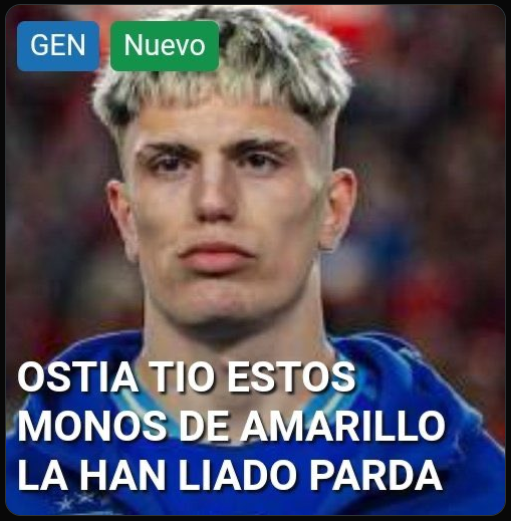
#> input picture Tutoriales/pardatio.png, 511 x 521 px, found by its file name
$ python multiple_imagen.py
#> lines starting #> are read from the running program, lines starting #| are printed output that depends on the picture; after the words box and inside, x2 and y2 are one past the last pixel; in counts of white or black regions, pixels touching at a corner belong together
import cv2
import numpy as np

# Leer la imagen
img = cv2.imread("Tutoriales\pardatio.png")
#> img is the input picture: shape (521, 511, 3); mean B, G, R 93.3, 82.5, 88.7

# Convertir a escala de grises
gray = cv2.cvtColor(img, cv2.COLOR_BGR2GRAY)
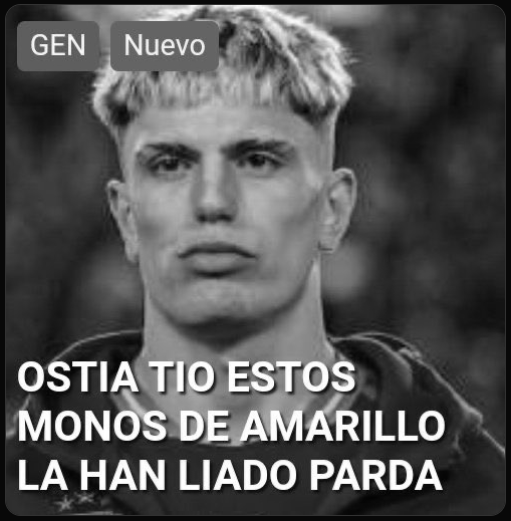
#> gray: shape (521, 511); min 3, max 255, mean 85.6

# Aplicar umbralización
thresh = cv2.threshold(gray, 150, 255, cv2.THRESH_BINARY_INV)[1]
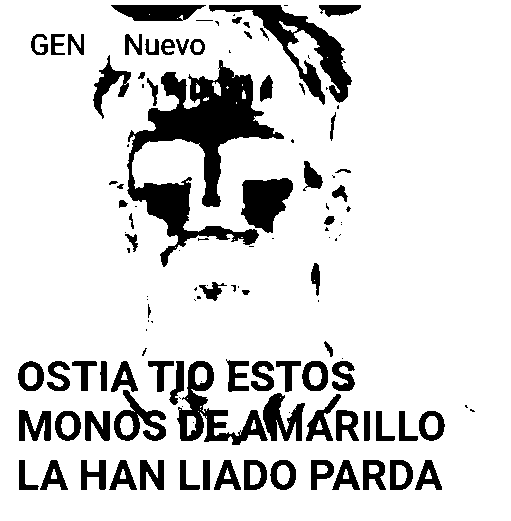
#> thresh: shape (521, 511); 85% white; 125 black regions (49 under 20 px)

# Encontrar contornos
contours, _ = cv2.findContours(thresh, cv2.RETR_LIST, cv2.CHAIN_APPROX_SIMPLE)
#> contours = 182 contours, 75 with area under 20; largest, box (x1, y1, x2, y2) and area: (0, 0, 511, 521) 265200, (126, 59, 285, 268) 11334, (208, 4, 353, 106) 3958, (176, 360, 269, 446) 3016, (240, 177, 294, 234) 2040

# Crear una imagen de lienzo vacía del mismo tamaño que la imagen original
canvas = np.zeros_like(img)

# Dibujar contornos en el lienzo
cv2.drawContours(canvas, contours, -1, (0, 255, 0), 2)
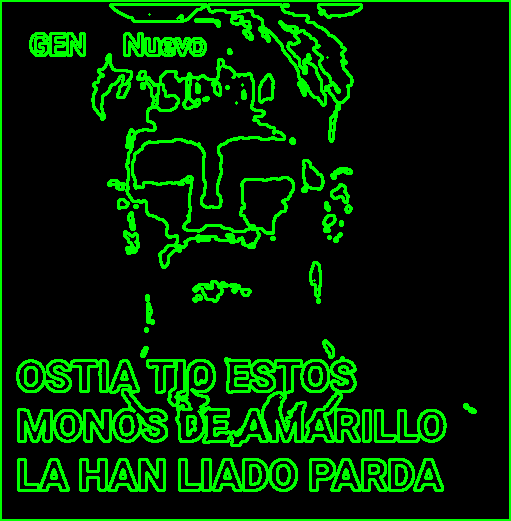
#> canvas: shape (521, 511, 3); mean of channels 0, 1, 2 0, 39.2, 0; drawn as B, G, R

# Convertir thresh a color para que todas las imágenes tengan 3 canales
thresh_color = cv2.cvtColor(thresh, cv2.COLOR_GRAY2BGR)
#> thresh_color: shape (521, 511, 3); 85% white; 125 black regions (49 under 20 px), largest, box (x1, y1, x2, y2) and area: (127, 60, 284, 267) 10514, (209, 5, 352, 105) 3574, (177, 361, 268, 445) 2383

# Alinear las imágenes verticalmente
combined_img_top = np.concatenate((cv2.cvtColor(gray, cv2.COLOR_GRAY2BGR), thresh_color), axis=1)
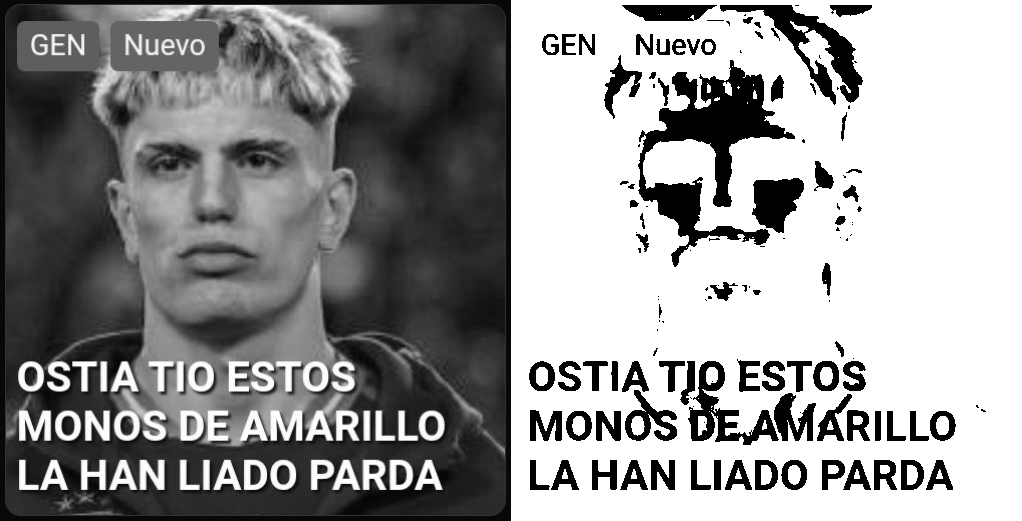
#> combined_img_top: shape (521, 1022, 3); min 0, max 255, mean 151.1
combined_img_bottom = np.concatenate((canvas, np.zeros_like(canvas)), axis=1)
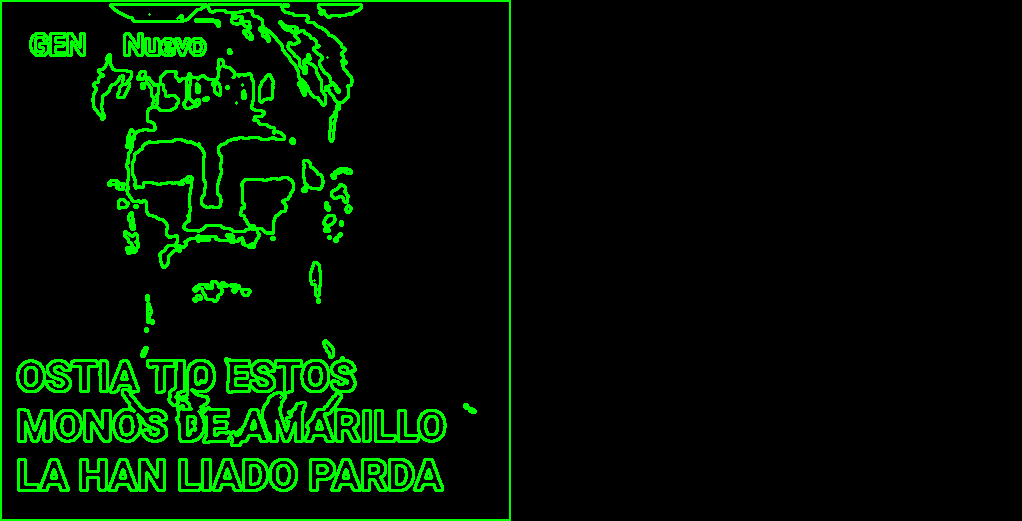
#> combined_img_bottom: shape (521, 1022, 3); mean of channels 0, 1, 2 0, 19.6, 0; drawn as B, G, R
combined_img = np.concatenate((combined_img_top, combined_img_bottom), axis=0)
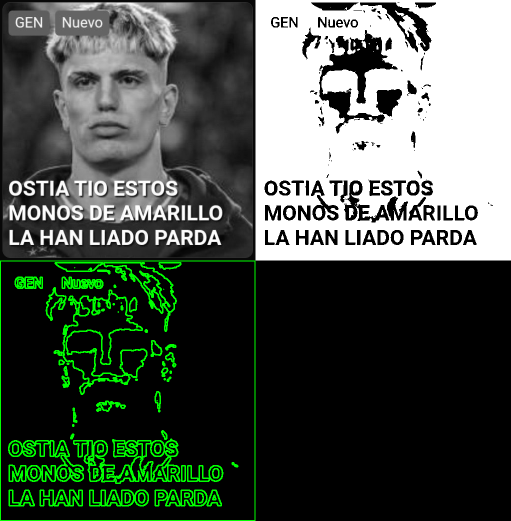
#> combined_img: shape (1042, 1022, 3) (shown at 1/2 size); mean B, G, R 75.6, 85.4, 75.6

# Redimensionar la imagen combinada
scale_percent = 50  # Porcentaje de escala deseado
width = int(combined_img.shape[1] * scale_percent / 100)
#> width = 511
height = int(combined_img.shape[0] * scale_percent / 100)
#> height = 521
dim = (width, height)
#> dim = (511, 521)

resized_combined_img = cv2.resize(combined_img, dim, interpolation=cv2.INTER_AREA)
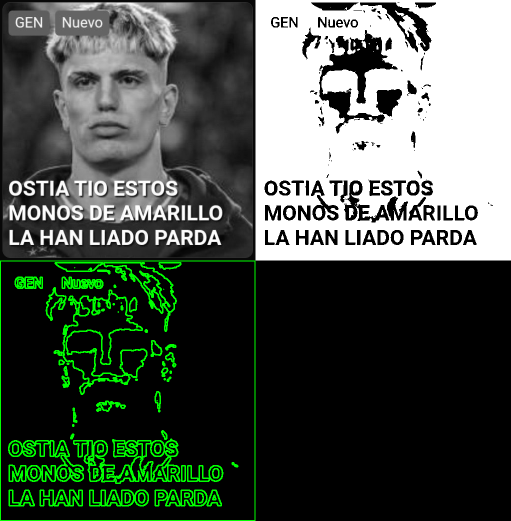
#> resized_combined_img: shape (521, 511, 3); mean B, G, R 75.6, 85.4, 75.6

# Mostrar la imagen redimensionada
cv2.imshow("Gray | Thresh | Contours", resized_combined_img)

# Esperar a que se presione una tecla y luego cerrar todas las ventanas
cv2.waitKey(0)
cv2.destroyAllWindows()
